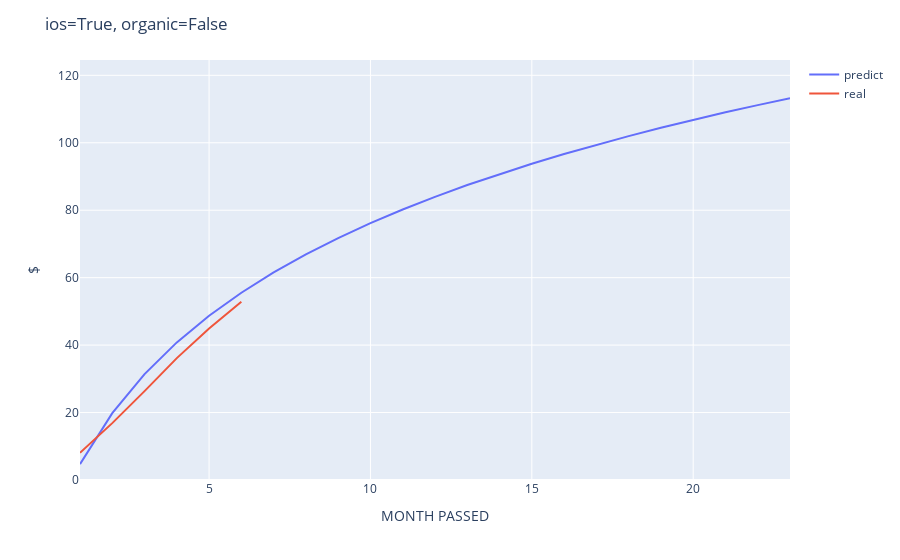
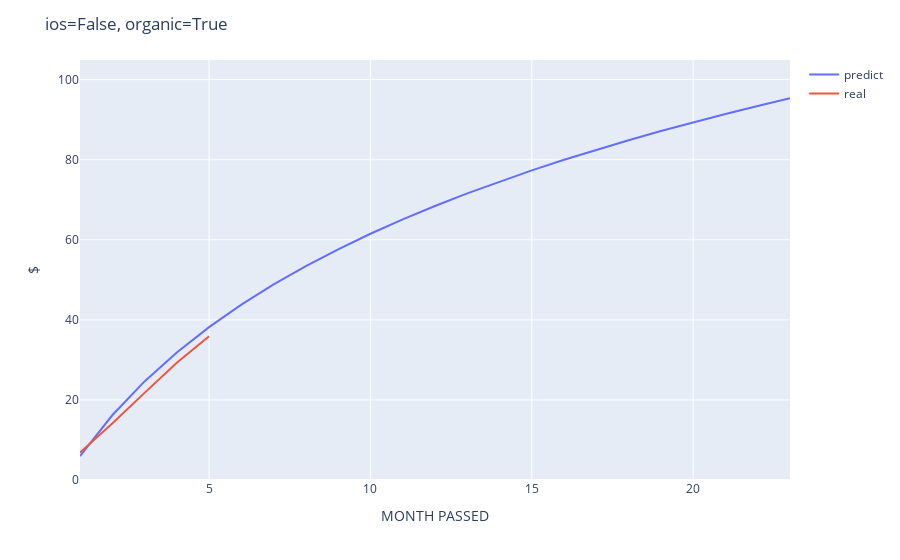
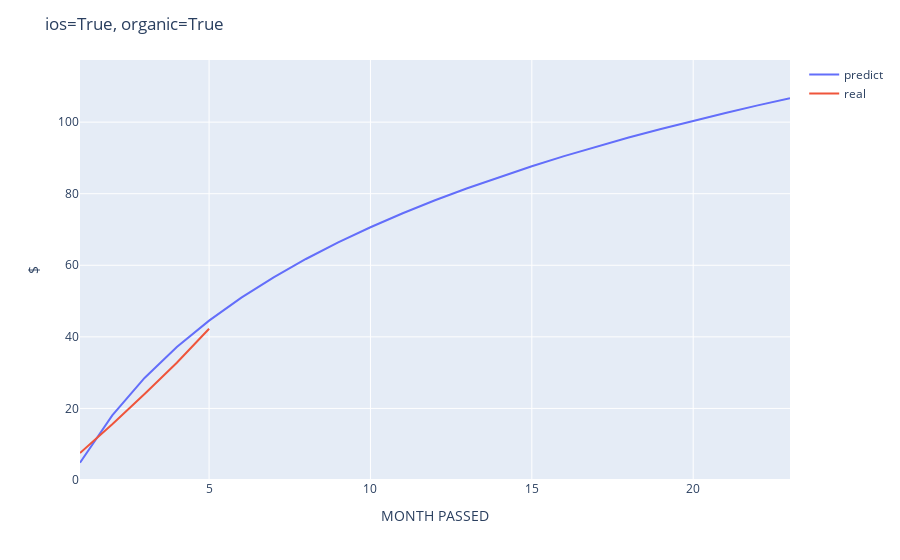
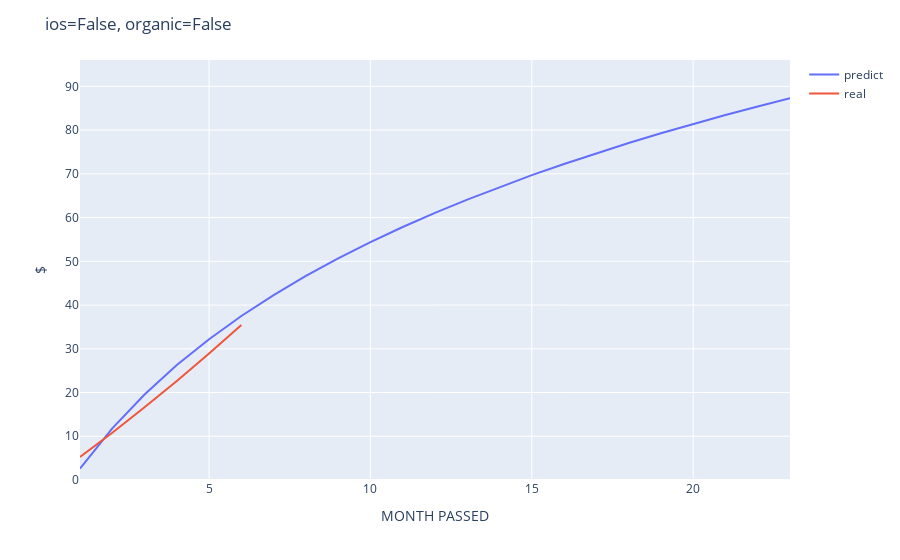

Notebook source saved alongside these figures, in order:
### Code cell
writer = pd.ExcelWriter('LTV_by_month.xlsx', engine='xlsxwriter')
plot_ltv_month(writer, users, pays, ios=True, organic=False);
plot_ltv_month(writer, users, pays, ios=False, organic=True);
plot_ltv_month(writer, users, pays, ios=True, organic=True);
plot_ltv_month(writer, users, pays, ios=False, organic=False);
writer.save()

### Figure 1 — Plotly figure (JSON) as saved in the notebook; plotly's stock layout.template omitted (floating-point values rounded to 4 significant figures)
{"data": [{"mode": "lines", "name": "predict", "type": "scatter", "x": [1, 2, 3, 4, 5, 6, 7, 8, 9, 10, 11, 12, 13, 14, 15, 16, 17, 18, 19, 20, 21, 22, 23], "y": [4.712, 19.82, 31.4, 40.8, 48.71, 55.54, 61.54, 66.9, 71.75, 76.16, 80.21, 83.97, 87.46, 90.72, 93.78, 96.66, 99.39, 102.0, 104.4, 106.8, 109.0, 111.2, 113.2]}, {"mode": "lines", "name": "real", "type": "scatter", "x": [1, 2, 3, 4, 5, 6, 7, 8, 9, 10, 11, 12, 13, 14, 15, 16, 17, 18, 19, 20, 21, 22, 23], "y": [8.074, 16.87, 26.35, 36.15, 44.93, 52.83, null, null, null, null, null, null, null, null, null, null, null, null, null, null, null, null, null]}], "layout": {"hovermode": "x", "legend": {"tracegroupgap": 0}, "margin": {"t": 60}, "title": {"text": "ios=True, organic=False"}, "xaxis": {"anchor": "y", "domain": [0, 1], "title": {"text": "MONTH PASSED"}}, "yaxis": {"anchor": "x", "domain": [0, 1], "range": [0, 124.5], "title": {"text": "$"}}}}

### Figure 2 — Plotly figure (JSON) as saved in the notebook; plotly's stock layout.template omitted (floating-point values rounded to 4 significant figures)
{"data": [{"mode": "lines", "name": "predict", "type": "scatter", "x": [1, 2, 3, 4, 5, 6, 7, 8, 9, 10, 11, 12, 13, 14, 15, 16, 17, 18, 19, 20, 21, 22, 23], "y": [5.966, 16.16, 24.63, 31.87, 38.19, 43.8, 48.85, 53.43, 57.62, 61.5, 65.09, 68.44, 71.58, 74.54, 77.33, 79.97, 82.48, 84.87, 87.16, 89.34, 91.43, 93.44, 95.36]}, {"mode": "lines", "name": "real", "type": "scatter", "x": [1, 2, 3, 4, 5, 6, 7, 8, 9, 10, 11, 12, 13, 14, 15, 16, 17, 18, 19, 20, 21, 22, 23], "y": [6.85, 14.14, 21.76, 29.31, 35.91, null, null, null, null, null, null, null, null, null, null, null, null, null, null, null, null, null, null]}], "layout": {"hovermode": "x", "legend": {"tracegroupgap": 0}, "margin": {"t": 60}, "title": {"text": "ios=False, organic=True"}, "xaxis": {"anchor": "y", "domain": [0, 1], "title": {"text": "MONTH PASSED"}}, "yaxis": {"anchor": "x", "domain": [0, 1], "range": [0, 104.9], "title": {"text": "$"}}}}

### Figure 3 — Plotly figure (JSON) as saved in the notebook; plotly's stock layout.template omitted (floating-point values rounded to 4 significant figures)
{"data": [{"mode": "lines", "name": "predict", "type": "scatter", "x": [1, 2, 3, 4, 5, 6, 7, 8, 9, 10, 11, 12, 13, 14, 15, 16, 17, 18, 19, 20, 21, 22, 23], "y": [4.819, 18.06, 28.52, 37.17, 44.54, 50.96, 56.65, 61.76, 66.39, 70.63, 74.54, 78.16, 81.54, 84.71, 87.69, 90.5, 93.16, 95.68, 98.09, 100.4, 102.6, 104.7, 106.7]}, {"mode": "lines", "name": "real", "type": "scatter", "x": [1, 2, 3, 4, 5, 6, 7, 8, 9, 10, 11, 12, 13, 14, 15, 16, 17, 18, 19, 20, 21, 22, 23], "y": [7.518, 15.59, 24.05, 32.77, 42.28, null, null, null, null, null, null, null, null, null, null, null, null, null, null, null, null, null, null]}], "layout": {"hovermode": "x", "legend": {"tracegroupgap": 0}, "margin": {"t": 60}, "title": {"text": "ios=True, organic=True"}, "xaxis": {"anchor": "y", "domain": [0, 1], "title": {"text": "MONTH PASSED"}}, "yaxis": {"anchor": "x", "domain": [0, 1], "range": [0, 117.4], "title": {"text": "$"}}}}

### Figure 4 — Plotly figure (JSON) as saved in the notebook; plotly's stock layout.template omitted (floating-point values rounded to 4 significant figures)
{"data": [{"mode": "lines", "name": "predict", "type": "scatter", "x": [1, 2, 3, 4, 5, 6, 7, 8, 9, 10, 11, 12, 13, 14, 15, 16, 17, 18, 19, 20, 21, 22, 23], "y": [2.603, 11.8, 19.56, 26.28, 32.2, 37.49, 42.28, 46.64, 50.66, 54.38, 57.84, 61.08, 64.12, 66.98, 69.69, 72.26, 74.71, 77.04, 79.27, 81.4, 83.44, 85.41, 87.3]}, {"mode": "lines", "name": "real", "type": "scatter", "x": [1, 2, 3, 4, 5, 6, 7, 8, 9, 10, 11, 12, 13, 14, 15, 16, 17, 18, 19, 20, 21, 22, 23], "y": [5.27, 10.78, 16.61, 22.64, 28.9, 35.41, null, null, null, null, null, null, null, null, null, null, null, null, null, null, null, null, null]}], "layout": {"hovermode": "x", "legend": {"tracegroupgap": 0}, "margin": {"t": 60}, "title": {"text": "ios=False, organic=False"}, "xaxis": {"anchor": "y", "domain": [0, 1], "title": {"text": "MONTH PASSED"}}, "yaxis": {"anchor": "x", "domain": [0, 1], "range": [0, 96.03], "title": {"text": "$"}}}}
